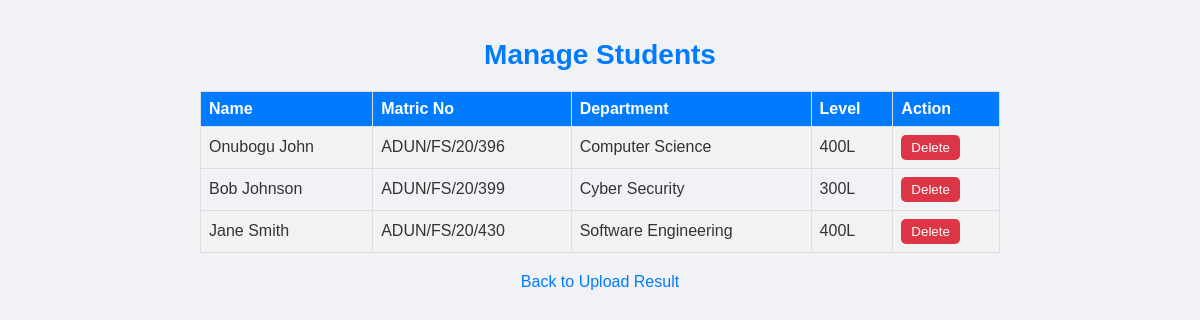
/manage_students, run on an earlier commit of the app's database.
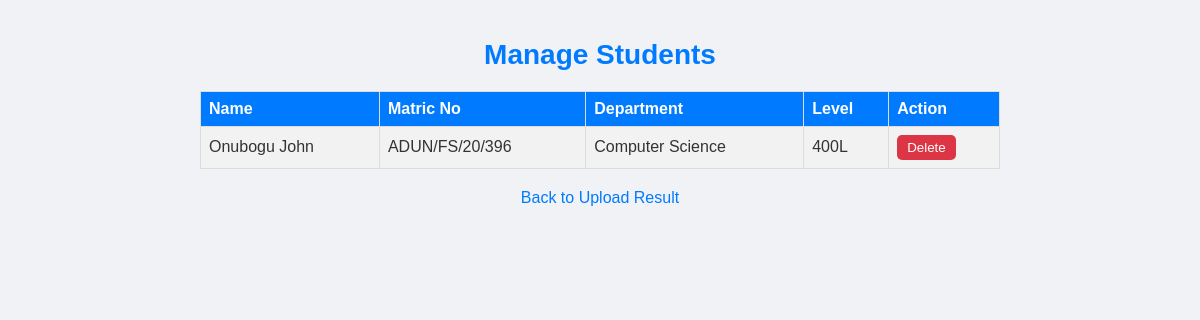
And on a later commit of the database.
### app.py (models this page shows)
class Student(db.Model):
    id = db.Column(db.Integer, primary_key=True)
    name = db.Column(db.String(100), nullable=False)
    matric_no = db.Column(db.String(100), unique=True, nullable=False)
    level = db.Column(db.String(10), nullable=False)
    department = db.Column(db.String(100), nullable=False)
    password = db.Column(db.String(100), nullable=False)  # Store passwords as plain text

### app.py (the view)
@app.route('/manage_students')
def manage_students():
    students = Student.query.all()
    return render_template('manage_students.html', students=students)

### templates/manage_students.html (shortened to what this page needs)
<!DOCTYPE html>
<html lang="en">
<head>
</head>
<body>
    <h1>Manage Students</h1>
    <table>
        <tr>
            <th>Name</th>
            <th>Matric No</th>
            <th>Department</th>
            <th>Level</th>
            <th>Action</th>
        </tr>
        {% for student in students %}
        <tr>
            <td>{{ student.name }}</td>
            <td>{{ student.matric_no }}</td>
            <td>{{ student.department }}</td>
            <td>{{ student.level }}</td>
            <td>
                <form action="{{ url_for('delete_student', matric_no=student.matric_no) }}" method="POST" style="display:inline;">
                    <button type="submit" class="delete-button">Delete</button>
                </form>
            </td>
        </tr>
        {% endfor %}
    </table>
    <a href="{{ url_for('upload_result') }}">Back to Upload Result</a>
</body>
</html>

### templates/manage_students.html (style rules this page uses)
body { font-family: Arial, sans-serif; background-color: #f0f2f5; color: #333; display: flex; flex-direction: column; align-items: center; justify-content: center; margin: 0; padding: 20px; }
h1 { color: #007bff; font-size: 28px; margin-bottom: 20px; }
table { width: 100%; max-width: 800px; border-collapse: collapse; margin-bottom: 20px; }
th, td { border: 1px solid #ddd; padding: 8px; text-align: left; }
th { background-color: #007bff; color: #ffffff; }
tr:nth-child(even) { background-color: #f2f2f2; }
.delete-button { background-color: #dc3545; color: #ffffff; border: none; padding: 5px 10px; border-radius: 5px; cursor: pointer; }
a { text-decoration: none; color: #007bff; }

What changed in the data, as far as the page shows it:
removed Student: name "Bob Johnson", matric_no "ADUN/FS/20/399", department "Cyber Security", level "300L"
removed Student: name "Jane Smith", matric_no "ADUN/FS/20/430", department "Software Engineering", level "400L"
